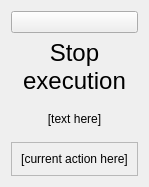
<?xml version="1.0" encoding="UTF-8"?>
<ui version="4.0">
 <class>ExecutionWindow</class>
 <widget class="QWidget" name="ExecutionWindow">
  <property name="geometry">
   <rect>
    <x>0</x>
    <y>0</y>
    <width>149</width>
    <height>187</height>
   </rect>
  </property>
  <property name="windowTitle">
   <string>Execution window</string>
  </property>
  <layout class="QVBoxLayout" name="verticalLayout">
   <item>
    <widget class="QPushButton" name="cancelPushButton">
     <property name="text">
      <string/>
     </property>
     <property name="icon">
      <iconset resource="../actionaz/actionaz.qrc">
       <normaloff>:/icons/quit.png</normaloff>:/icons/quit.png</iconset>
     </property>
     <property name="iconSize">
      <size>
       <width>50</width>
       <height>50</height>
      </size>
     </property>
    </widget>
   </item>
   <item>
    <widget class="QLabel" name="label">
     <property name="text">
      <string>&lt;!DOCTYPE HTML PUBLIC &quot;-//W3C//DTD HTML 4.0//EN&quot; &quot;http://www.w3.org/TR/REC-html40/strict.dtd&quot;&gt;
&lt;html&gt;&lt;head&gt;&lt;meta name=&quot;qrichtext&quot; content=&quot;1&quot; /&gt;&lt;style type=&quot;text/css&quot;&gt;
p, li { white-space: pre-wrap; }
&lt;/style&gt;&lt;/head&gt;&lt;body style=&quot; font-family:'MS Shell Dlg 2'; font-size:8.25pt; font-weight:400; font-style:normal;&quot;&gt;
&lt;p style=&quot; margin-top:0px; margin-bottom:0px; margin-left:0px; margin-right:0px; -qt-block-indent:0; text-indent:0px;&quot;&gt;&lt;span style=&quot; font-size:18pt;&quot;&gt;Stop&lt;/span&gt;&lt;/p&gt;
&lt;p style=&quot; margin-top:0px; margin-bottom:0px; margin-left:0px; margin-right:0px; -qt-block-indent:0; text-indent:0px;&quot;&gt;&lt;span style=&quot; font-size:18pt;&quot;&gt;execution&lt;/span&gt;&lt;/p&gt;&lt;/body&gt;&lt;/html&gt;</string>
     </property>
     <property name="alignment">
      <set>Qt::AlignCenter</set>
     </property>
    </widget>
   </item>
   <item>
    <widget class="QLabel" name="stopScriptLabel">
     <property name="text">
      <string notr="true">[text here]</string>
     </property>
     <property name="alignment">
      <set>Qt::AlignCenter</set>
     </property>
     <property name="wordWrap">
      <bool>true</bool>
     </property>
    </widget>
   </item>
   <item>
    <widget class="QLabel" name="currentActionLabel">
     <property name="autoFillBackground">
      <bool>true</bool>
     </property>
     <property name="frameShape">
      <enum>QFrame::StyledPanel</enum>
     </property>
     <property name="frameShadow">
      <enum>QFrame::Sunken</enum>
     </property>
     <property name="text">
      <string notr="true">[current action here]</string>
     </property>
     <property name="alignment">
      <set>Qt::AlignCenter</set>
     </property>
    </widget>
   </item>
  </layout>
 </widget>
 <resources>
  <include location="../actionaz/actionaz.qrc"/>
 </resources>
 <connections>
  <connection>
   <sender>cancelPushButton</sender>
   <signal>clicked()</signal>
   <receiver>ExecutionWindow</receiver>
   <slot>hide()</slot>
   <hints>
    <hint type="sourcelabel">
     <x>94</x>
     <y>25</y>
    </hint>
    <hint type="destinationlabel">
     <x>122</x>
     <y>83</y>
    </hint>
   </hints>
  </connection>
 </connections>
</ui>
